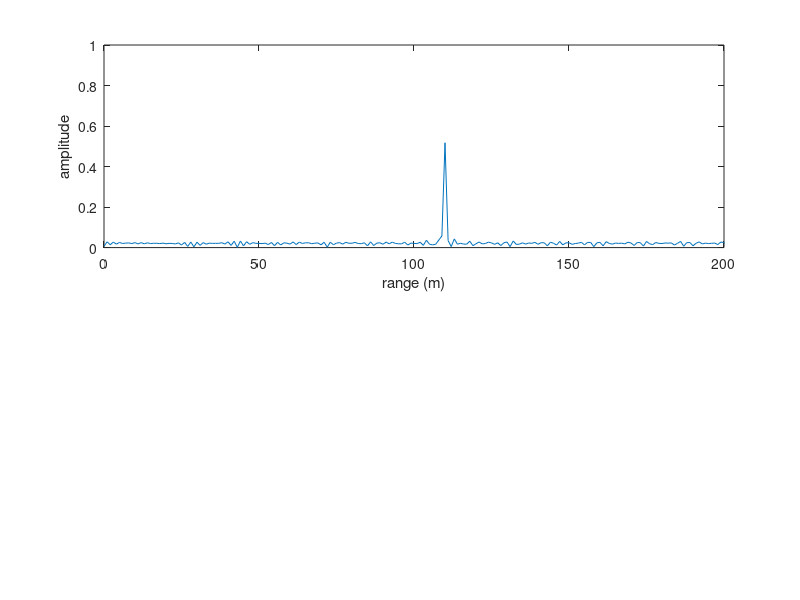
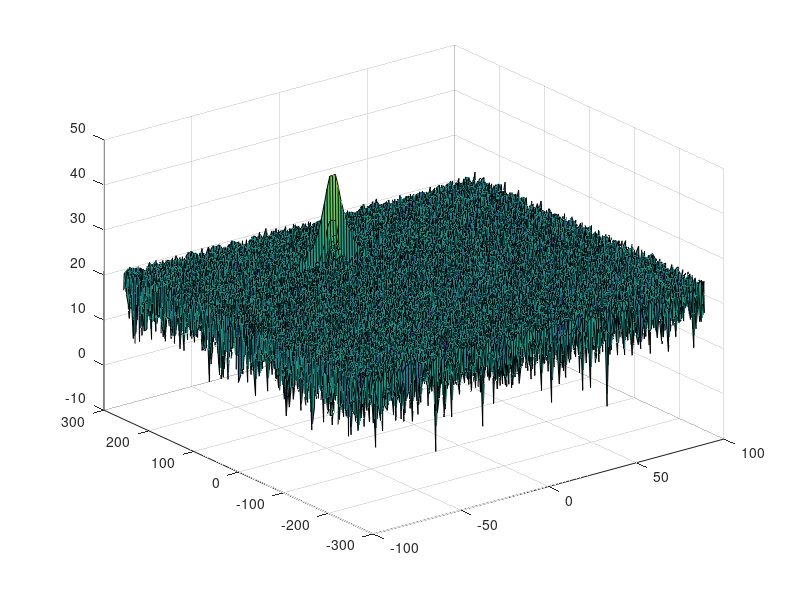

Write the MATLAB code that produced these figures, in order. (Note: this script raises an error after producing the figures.)
clear all
close all
clc;

%% Radar Specifications 
%%%%%%%%%%%%%%%%%%%%%%%%%%%
% Frequency of operation = 77GHz
% Max Range = 200m
% Range Resolution = 1 m
% Max Velocity = 100 m/s
%%%%%%%%%%%%%%%%%%%%%%%%%%%

%speed of light = 3e8
%% User Defined Range and Velocity of target
% *%TODO* :
% define the target's initial position and velocity. Note : Velocity
% remains contant
target_range_init = 110;
target_velocity = -20; 


%% FMCW Waveform Generation

% *%TODO* :
%Design the FMCW waveform by giving the specs of each of its parameters.
% Calculate the Bandwidth (B), Chirp Time (Tchirp) and Slope (slope) of the FMCW
% chirp using the requirements above.
range_max = 200;        
range_resolution = 1;
velocity_max = 100;
c = 299792458;      % speed of light

B = c/2/range_resolution;
Tchirp = 5.5*2*range_max/c;
slope = B/Tchirp;

%Operating carrier frequency of Radar 
fc= 77e9;             %carrier freq

                                                          
%The number of chirps in one sequence. Its ideal to have 2^ value for the ease of running the FFT
%for Doppler Estimation. 
Nd=128;                   % #of doppler cells OR #of sent periods % number of chirps

%The number of samples on each chirp. 
Nr=1024;                  %for length of time OR # of range cells

% Timestamp for running the displacement scenario for every sample on each
% chirp
t=linspace(0,Nd*Tchirp,Nr*Nd); %total time for samples


%Creating the vectors for Tx, Rx and Mix based on the total samples input.
Tx=zeros(1,length(t)); %transmitted signal
Rx=zeros(1,length(t)); %received signal
Mix = zeros(1,length(t)); %beat signal

%Similar vectors for range_covered and time delay.
r_t=zeros(1,length(t));
td=zeros(1,length(t));
target_range = zeros(1,length(t));  % range 

%% Signal generation and Moving Target simulation
% Running the radar scenario over the time. 

for i=1:length(t)         
    
    
    % *%TODO* :
    %For each time stamp update the Range of the Target for constant velocity.
    if i > 1
        target_range(i) = target_range(i-1) + target_velocity*(t(i) - t(i-1));
    else
        target_range(i) = target_range_init;
    end
    
    % *%TODO* :
    %For each time sample we need update the transmitted and
    %received signal. 
    delay = 2*target_range(i)/c;
    Tx(i) = cos(2*pi*(fc*t(i) + 0.5*slope*t(i)^2 ) );
    Rx(i) = cos(2*pi*(fc*(t(i) - delay) + 0.5*slope*(t(i)-delay)^2 ) );
    
    % *%TODO* :
    %Now by mixing the Transmit and Receive generate the beat signal
    %This is done by element wise matrix multiplication of Transmit and
    %Receiver Signal
    Mix(i) = Tx(i).*Rx(i);
    
end

%% RANGE MEASUREMENT


 % *%TODO* :
%reshape the vector into Nr*Nd array. Nr and Nd here would also define the size of
%Range and Doppler FFT respectively.
Mix = reshape(Mix, Nr, Nd);

 % *%TODO* :
%run the FFT on the beat signal along the range bins dimension (Nr) and
%normalize.
chirp_fft_1 = fft(Mix(:,1));

 % *%TODO* :
% Take the absolute value of FFT output
chirp_spec_double_1 = abs(chirp_fft_1/Nr);

 % *%TODO* :
% Output of FFT is double sided signal, but we are interested in only one side of the spectrum.
% Hence we throw out half of the samples.
chirp_spec_single_1 = chirp_spec_double_1(1:Nr/2+1);
chirp_spec_single_1(2:end-1) = 2*chirp_spec_single_1(2:end-1);

%plotting the range
figure ('Name','Range from First FFT')
subplot(2,1,1)

 % *%TODO* :
 % plot FFT output 
Fs = 1/Tchirp*Nr;       % sampling frequency
axis_f = Fs*(0:(Nr/2))/Nr;  % x-axis in frequency (Hz)
axis_range = axis_f*c*Tchirp/2/B; % convert x-axis in frequency (Hz) to range estimate (m)

% plot(axis_f, chirp_spec_single_1) 
% title('Single-Sided Amplitude Spectrum of X(t)')
% xlabel('f (Hz)')
% ylabel('|P1(f)|')

plot(axis_range, chirp_spec_single_1);
xlabel('range (m)')
ylabel('amplitude')
axis ([0 200 0 1]);



%% RANGE DOPPLER RESPONSE
% The 2D FFT implementation is already provided here. This will run a 2DFFT
% on the mixed signal (beat signal) output and generate a range doppler
% map.You will implement CFAR on the generated RDM


% Range Doppler Map Generation.

% The output of the 2D FFT is an image that has reponse in the range and
% doppler FFT bins. So, it is important to convert the axis from bin sizes
% to range and doppler based on their Max values.

Mix=reshape(Mix,[Nr,Nd]);

% 2D FFT using the FFT size for both dimensions.
sig_fft2 = fft2(Mix,Nr,Nd);

% Taking just one side of signal from Range dimension.
sig_fft2 = sig_fft2(1:Nr/2,1:Nd);
sig_fft2 = fftshift (sig_fft2);
RDM = abs(sig_fft2);
RDM = 10*log10(RDM) ;

%use the surf function to plot the output of 2DFFT and to show axis in both
%dimensions
doppler_axis = linspace(-100,100,Nd);
range_axis = linspace(-200,200,Nr/2)*((Nr/2)/400);
figure,surf(doppler_axis,range_axis,RDM);

%% CFAR implementation

%Slide Window through the complete Range Doppler Map

% *%TODO* :
%Select the number of Training Cells in both the dimensions.
Tr = 10;
Td = 10;

% *%TODO* :
%Select the number of Guard Cells in both dimensions around the Cell under 
%test (CUT) for accurate estimation
Gr = 4;
Gd = 4;

% *%TODO* :
% offset the threshold by SNR value in dB
offset_dB = 5;

% *%TODO* :
%Create a vector to store noise_level for each iteration on training cells
noise_level = zeros(1,1);


% *%TODO* :
%design a loop such that it slides the CUT across range doppler map by
%giving margins at the edges for Training and Guard Cells.
%For every iteration sum the signal level within all the training
%cells. To sum convert the value from logarithmic to linear using db2pow
%function. Average the summed values for all of the training
%cells used. After averaging convert it back to logarithimic using pow2db.
%Further add the offset to it to determine the threshold. Next, compare the
%signal under CUT with this threshold. If the CUT level > threshold assign
%it a value of 1, else equate it to 0.

n_train_cell = (2*Tr+2*Gr+1)*(2*Td+2*Gd+1) - (2*Gr+1)*(2*Gd+1);


   % Use RDM[x,y] as the matrix from the output of 2D FFT for implementing
   % CFAR
   
dimr = size(RDM,1);
dimd = size(RDM,2);
target_detected = zeros(dimr,dimd);

for r = 1:dimr
    for d = 1:dimd
        
        if (r <= Tr+Gr || r >= dimr-Tr-Gr || ...
            d <= Td+Gd || d >= dimd-Td-Gd )
            target_detected(r,d) = 0;
        else
            sig_fft2_train_sum = sum(db2pow(RDM(r-Tr-Gr:r+Tr+Gr, d-Td-Gd:d+Td+Gd)),'all') -...
                sum(db2pow(RDM(r-Gr:r+Gr, d-Gd:d+Gd)),'all');
            sig_fft2_train_avg = sig_fft2_train_sum/n_train_cell;
            threshold = pow2db(sig_fft2_train_avg) + offset_dB;
            if (RDM(r,d) >= threshold)
                target_detected(r,d) = 1;
            else
                target_detected(r,d) = 0;
            end
        end
    end   
end



% *%TODO* :
% The process above will generate a thresholded block, which is smaller 
%than the Range Doppler Map as the CUT cannot be located at the edges of
%matrix. Hence,few cells will not be thresholded. To keep the map size same
% set those values to 0. 
 








% *%TODO* :
%display the CFAR output using the Surf function like we did for Range
%Doppler Response output.
figure,surf(doppler_axis,range_axis,target_detected);
colorbar;


 
 